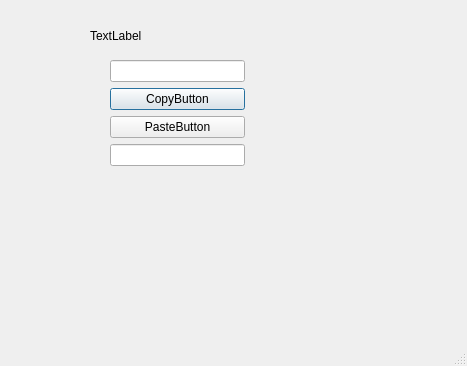
<?xml version="1.0" encoding="UTF-8"?>
<ui version="4.0">
 <class>Dialog</class>
 <widget class="QDialog" name="Dialog">
  <property name="geometry">
   <rect>
    <x>0</x>
    <y>0</y>
    <width>467</width>
    <height>366</height>
   </rect>
  </property>
  <property name="windowTitle">
   <string>Dialog</string>
  </property>
  <property name="sizeGripEnabled">
   <bool>true</bool>
  </property>
  <widget class="QWidget" name="layoutWidget">
   <property name="geometry">
    <rect>
     <x>110</x>
     <y>60</y>
     <width>135</width>
     <height>106</height>
    </rect>
   </property>
   <layout class="QVBoxLayout" name="verticalLayout">
    <item>
     <widget class="QLineEdit" name="lineEdit"/>
    </item>
    <item>
     <widget class="QPushButton" name="copyButton">
      <property name="text">
       <string>CopyButton</string>
      </property>
     </widget>
    </item>
    <item>
     <widget class="QPushButton" name="pasteButton">
      <property name="text">
       <string>PasteButton</string>
      </property>
     </widget>
    </item>
    <item>
     <widget class="QLineEdit" name="lineEdit_2"/>
    </item>
   </layout>
  </widget>
  <widget class="QLabel" name="label">
   <property name="geometry">
    <rect>
     <x>90</x>
     <y>30</y>
     <width>54</width>
     <height>12</height>
    </rect>
   </property>
   <property name="text">
    <string>TextLabel</string>
   </property>
  </widget>
 </widget>
 <resources/>
 <connections>
  <connection>
   <sender>copyButton</sender>
   <signal>pressed()</signal>
   <receiver>lineEdit</receiver>
   <slot>selectAll()</slot>
   <hints>
    <hint type="sourcelabel">
     <x>135</x>
     <y>95</y>
    </hint>
    <hint type="destinationlabel">
     <x>138</x>
     <y>71</y>
    </hint>
   </hints>
  </connection>
  <connection>
   <sender>copyButton</sender>
   <signal>released()</signal>
   <receiver>lineEdit</receiver>
   <slot>copy()</slot>
   <hints>
    <hint type="sourcelabel">
     <x>172</x>
     <y>97</y>
    </hint>
    <hint type="destinationlabel">
     <x>174</x>
     <y>62</y>
    </hint>
   </hints>
  </connection>
  <connection>
   <sender>pasteButton</sender>
   <signal>clicked()</signal>
   <receiver>lineEdit_2</receiver>
   <slot>paste()</slot>
   <hints>
    <hint type="sourcelabel">
     <x>139</x>
     <y>128</y>
    </hint>
    <hint type="destinationlabel">
     <x>143</x>
     <y>157</y>
    </hint>
   </hints>
  </connection>
 </connections>
</ui>
